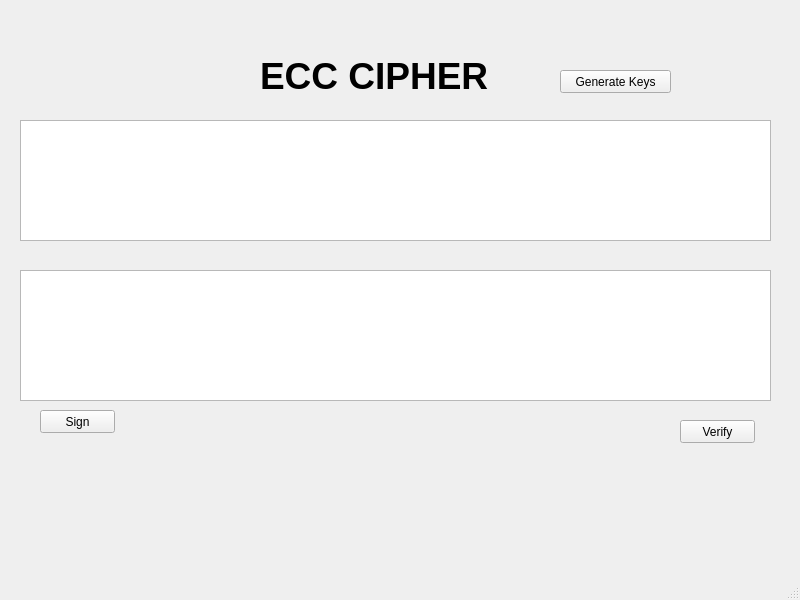
<?xml version="1.0" encoding="UTF-8"?>
<ui version="4.0">
 <class>MainWindow</class>
 <widget class="QMainWindow" name="MainWindow">
  <property name="geometry">
   <rect>
    <x>0</x>
    <y>0</y>
    <width>800</width>
    <height>600</height>
   </rect>
  </property>
  <property name="windowTitle">
   <string>MainWindow</string>
  </property>
  <widget class="QWidget" name="centralwidget">
   <widget class="QLabel" name="label">
    <property name="geometry">
     <rect>
      <x>260</x>
      <y>50</y>
      <width>231</width>
      <height>51</height>
     </rect>
    </property>
    <property name="font">
     <font>
      <pointsize>28</pointsize>
      <weight>75</weight>
      <bold>true</bold>
     </font>
    </property>
    <property name="text">
     <string>ECC CIPHER</string>
    </property>
   </widget>
   <widget class="QTextEdit" name="txt_sign">
    <property name="geometry">
     <rect>
      <x>20</x>
      <y>120</y>
      <width>751</width>
      <height>121</height>
     </rect>
    </property>
   </widget>
   <widget class="QTextEdit" name="txt_verify">
    <property name="geometry">
     <rect>
      <x>20</x>
      <y>270</y>
      <width>751</width>
      <height>131</height>
     </rect>
    </property>
   </widget>
   <widget class="QPushButton" name="btn_gen_keys">
    <property name="geometry">
     <rect>
      <x>560</x>
      <y>70</y>
      <width>111</width>
      <height>23</height>
     </rect>
    </property>
    <property name="text">
     <string>Generate Keys</string>
    </property>
   </widget>
   <widget class="QPushButton" name="btn_sign">
    <property name="geometry">
     <rect>
      <x>40</x>
      <y>410</y>
      <width>75</width>
      <height>23</height>
     </rect>
    </property>
    <property name="text">
     <string>Sign</string>
    </property>
   </widget>
   <widget class="QPushButton" name="btn_verify">
    <property name="geometry">
     <rect>
      <x>680</x>
      <y>420</y>
      <width>75</width>
      <height>23</height>
     </rect>
    </property>
    <property name="text">
     <string>Verify</string>
    </property>
   </widget>
  </widget>
  <widget class="QMenuBar" name="menubar">
   <property name="geometry">
    <rect>
     <x>0</x>
     <y>0</y>
     <width>800</width>
     <height>21</height>
    </rect>
   </property>
  </widget>
  <widget class="QStatusBar" name="statusbar"/>
 </widget>
 <resources/>
 <connections/>
</ui>
